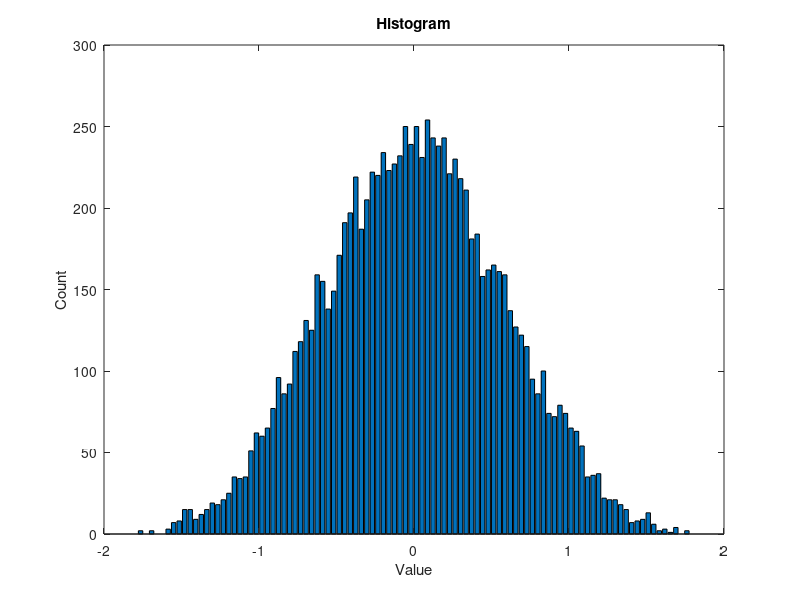

Write MATLAB code to recreate this figure.
k = 1:4;
sample_num = 10000;

x = zeros(1, sample_num);

for i = k
  x = x + rand(1, sample_num) - 0.5;
end

bin = 100;
[counts, bin_centers] = hist(x, bin);

% histogram
figure(1);
bar(bin_centers, counts);
xlabel('Value');
ylabel('Count');
title('Histogram');
